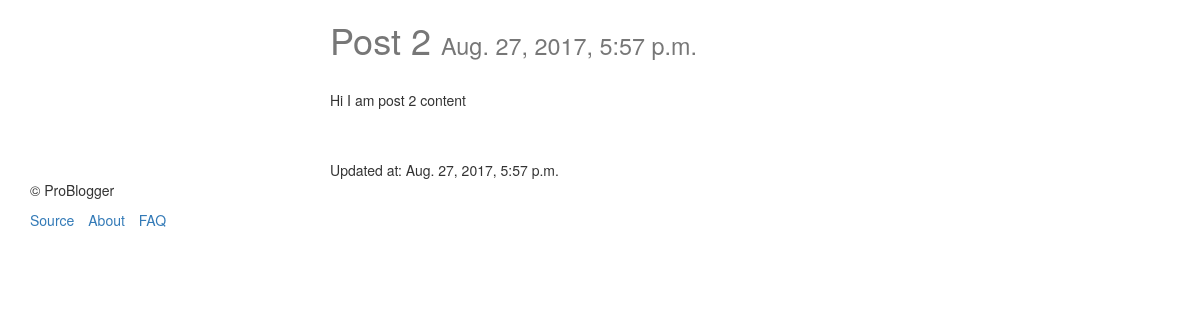
Before: /posts/2/ with the older database file.
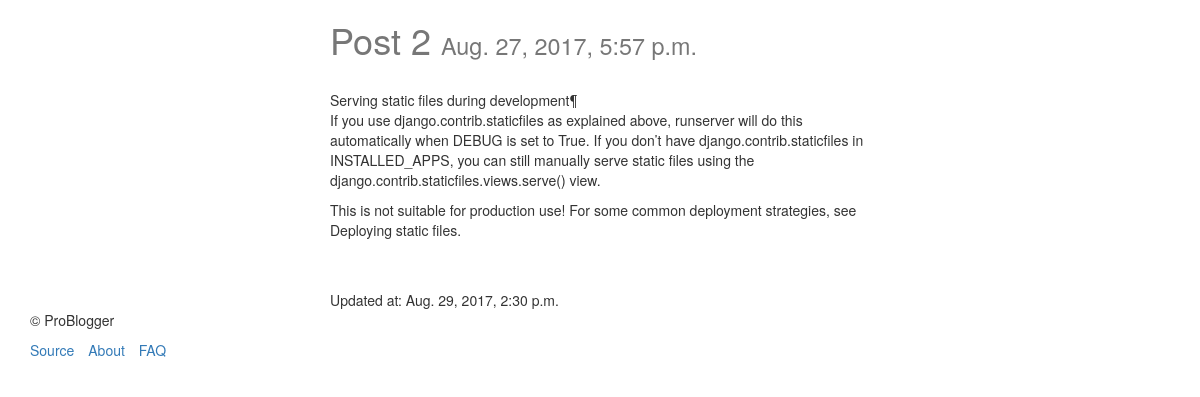
After: the same page with the newer database file.
### posts/models.py (models this page shows, shortened)
class Post(models.Model):
    title = models.CharField(max_length=120)
    content = models.TextField()
    updated = models.DateTimeField(auto_now=True, auto_now_add=False)
    created = models.DateTimeField(auto_now=False, auto_now_add=True)

### posts/views.py (the view)
# urls.py: url(r'^(?P<post_id>\d+)/$', post_detail),
def post_detail(request, post_id):
    instance = get_object_or_404(Post, id=post_id)
    context ={
        "post": instance
    }
    return render(request, "post_detail.html", context)

### templates/post_detail.html (shortened to what this page needs)
{% extends "base.html" %}
{% block content %}
    <div class="col-sm-6 col-sm-offset-3">
        <h1>{{ post.title }} <small>{{ post.created }}</small> </h1>
        <br>
        {{ post.content | linebreaks}}
        <br><br>
        Updated at: {{ post.updated }}<br>
    </div>
{% endblock content %}

Changed rows visible on the page:
changed Post "Post 2": content "Hi I am post 2 content" → "Serving static files during development¶ If you use django.contrib.staticfiles as explained above, runserver will do this automatically when DEBUG is set to True. If you don’t have django.contrib.staticfiles in INSTALLED_APPS, you can still manually serve static files using the django.contrib.staticfiles.views.serve() view. This is not suitable for production use! For some common deployment strategies, see Deploying static files."; updated "Aug. 27, 2017, 5:57 p.m." → "Aug. 29, 2017, 2:30 p.m."
